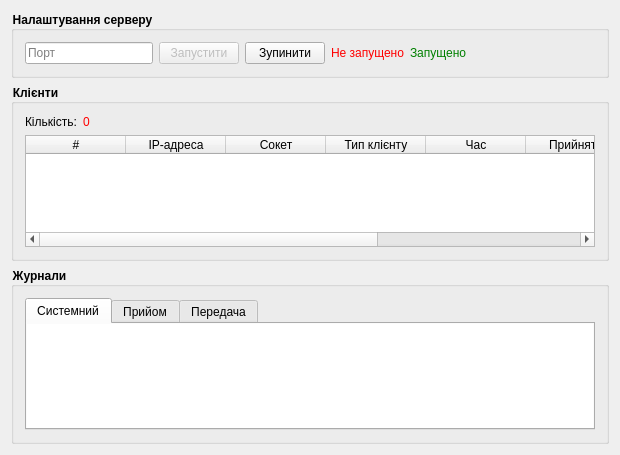
<?xml version="1.0" encoding="UTF-8"?>
<ui version="4.0">
 <class>MainWindow</class>
 <widget class="QWidget" name="MainWindow">
  <property name="geometry">
   <rect>
    <x>0</x>
    <y>0</y>
    <width>620</width>
    <height>455</height>
   </rect>
  </property>
  <property name="windowTitle">
   <string>Сервер</string>
  </property>
  <layout class="QVBoxLayout" name="verticalLayout_3" stretch="0,1,1">
   <item>
    <widget class="QGroupBox" name="groupBox">
     <property name="styleSheet">
      <string notr="true">QGroupBox {
	font-weight: bold;
}</string>
     </property>
     <property name="title">
      <string>Налаштування серверу</string>
     </property>
     <layout class="QHBoxLayout" name="horizontalLayout">
      <item>
       <widget class="QLineEdit" name="portInput">
        <property name="maxLength">
         <number>32767</number>
        </property>
        <property name="placeholderText">
         <string>Порт</string>
        </property>
       </widget>
      </item>
      <item>
       <widget class="QPushButton" name="startButton">
        <property name="enabled">
         <bool>false</bool>
        </property>
        <property name="text">
         <string>Запустити</string>
        </property>
       </widget>
      </item>
      <item>
       <widget class="QPushButton" name="stopButton">
        <property name="text">
         <string>Зупинити</string>
        </property>
       </widget>
      </item>
      <item>
       <widget class="QLabel" name="stoppedLabel">
        <property name="styleSheet">
         <string notr="true">QLabel {
	color: red;
}</string>
        </property>
        <property name="text">
         <string>Не запущено</string>
        </property>
       </widget>
      </item>
      <item>
       <widget class="QLabel" name="startedLabel">
        <property name="styleSheet">
         <string notr="true">QLabel {
	color: green;
}</string>
        </property>
        <property name="text">
         <string>Запущено</string>
        </property>
       </widget>
      </item>
      <item>
       <spacer name="horizontalSpacer">
        <property name="orientation">
         <enum>Qt::Horizontal</enum>
        </property>
        <property name="sizeHint" stdset="0">
         <size>
          <width>40</width>
          <height>20</height>
         </size>
        </property>
       </spacer>
      </item>
     </layout>
    </widget>
   </item>
   <item>
    <widget class="QGroupBox" name="groupBox_2">
     <property name="styleSheet">
      <string notr="true">QGroupBox {
	font-weight: bold;
}</string>
     </property>
     <property name="title">
      <string>Клієнти</string>
     </property>
     <layout class="QVBoxLayout" name="verticalLayout">
      <item>
       <layout class="QFormLayout" name="formLayout">
        <item row="0" column="0">
         <widget class="QLabel" name="label_2">
          <property name="text">
           <string>Кількість:</string>
          </property>
         </widget>
        </item>
        <item row="0" column="1">
         <widget class="QLabel" name="label_3">
          <property name="styleSheet">
           <string notr="true">color: red;</string>
          </property>
          <property name="text">
           <string>0</string>
          </property>
         </widget>
        </item>
       </layout>
      </item>
      <item>
       <widget class="QTableWidget" name="clientsTable">
        <property name="columnCount">
         <number>8</number>
        </property>
        <attribute name="verticalHeaderVisible">
         <bool>false</bool>
        </attribute>
        <column>
         <property name="text">
          <string>#</string>
         </property>
        </column>
        <column>
         <property name="text">
          <string>IP-адреса</string>
         </property>
        </column>
        <column>
         <property name="text">
          <string>Сокет</string>
         </property>
        </column>
        <column>
         <property name="text">
          <string>Тип клієнту</string>
         </property>
        </column>
        <column>
         <property name="text">
          <string>Час</string>
         </property>
        </column>
        <column>
         <property name="text">
          <string>Прийнято</string>
         </property>
        </column>
        <column>
         <property name="text">
          <string>Записано</string>
         </property>
        </column>
        <column>
         <property name="text">
          <string>Передано</string>
         </property>
        </column>
       </widget>
      </item>
     </layout>
    </widget>
   </item>
   <item>
    <widget class="QGroupBox" name="groupBox_3">
     <property name="styleSheet">
      <string notr="true">QGroupBox {
	font-weight: bold;
}</string>
     </property>
     <property name="title">
      <string>Журнали</string>
     </property>
     <layout class="QVBoxLayout" name="verticalLayout_2">
      <item>
       <widget class="QTabWidget" name="tabWidget">
        <property name="currentIndex">
         <number>0</number>
        </property>
        <widget class="QWidget" name="tab">
         <attribute name="title">
          <string>Системний</string>
         </attribute>
         <layout class="QVBoxLayout" name="verticalLayout_4">
          <property name="leftMargin">
           <number>0</number>
          </property>
          <property name="topMargin">
           <number>0</number>
          </property>
          <property name="rightMargin">
           <number>0</number>
          </property>
          <property name="bottomMargin">
           <number>0</number>
          </property>
          <item>
           <widget class="QPlainTextEdit" name="systemLog">
            <property name="frameShape">
             <enum>QFrame::NoFrame</enum>
            </property>
           </widget>
          </item>
         </layout>
        </widget>
        <widget class="QWidget" name="tab_2">
         <attribute name="title">
          <string>Прийом</string>
         </attribute>
         <layout class="QVBoxLayout" name="verticalLayout_5">
          <property name="leftMargin">
           <number>0</number>
          </property>
          <property name="topMargin">
           <number>0</number>
          </property>
          <property name="rightMargin">
           <number>0</number>
          </property>
          <property name="bottomMargin">
           <number>0</number>
          </property>
          <item>
           <widget class="QPlainTextEdit" name="recieveLog">
            <property name="frameShape">
             <enum>QFrame::NoFrame</enum>
            </property>
           </widget>
          </item>
         </layout>
        </widget>
        <widget class="QWidget" name="sendLog">
         <attribute name="title">
          <string>Передача</string>
         </attribute>
         <layout class="QVBoxLayout" name="verticalLayout_6">
          <property name="leftMargin">
           <number>0</number>
          </property>
          <property name="topMargin">
           <number>0</number>
          </property>
          <property name="rightMargin">
           <number>0</number>
          </property>
          <property name="bottomMargin">
           <number>0</number>
          </property>
          <item>
           <widget class="QPlainTextEdit" name="plainTextEdit_3">
            <property name="frameShape">
             <enum>QFrame::NoFrame</enum>
            </property>
           </widget>
          </item>
         </layout>
        </widget>
       </widget>
      </item>
     </layout>
    </widget>
   </item>
  </layout>
 </widget>
 <layoutdefault spacing="6" margin="11"/>
 <resources/>
 <connections/>
</ui>
